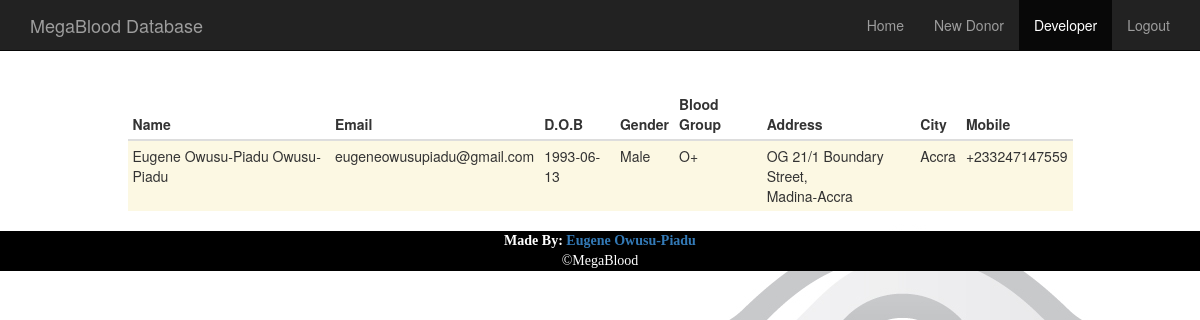
/members.php, run on the app's committed database.
### tables this page shows
CREATE TABLE IF NOT EXISTS `users` (
  `id` int NOT NULL AUTO_INCREMENT,
  `first_name` varchar(50) NOT NULL,
  `last_name` varchar(100) NOT NULL,
  `email` varchar(100) NOT NULL,
  `dob` date NOT NULL,
  `gender` varchar(10) NOT NULL,
  `b_type` varchar(10) NOT NULL,
  `address` varchar(500) NOT NULL,
  `city` varchar(100) NOT NULL,
  `mobile` varchar(13) NOT NULL,
  `created_at` timestamp NOT NULL DEFAULT CURRENT_TIMESTAMP ON UPDATE CURRENT_TIMESTAMP,
  PRIMARY KEY (`id`),
  UNIQUE KEY `email` (`email`)
);

### members.php (called while the page is built)
<?php
$i=0;
require_once 'users/php/DBConnect.php';
$db = new DBConnect();
$users = $db->getUsers();
$title="Members Area";$setMemberActive="active";$bg_background="bg-warning";
include 'layout/_header.php';
include 'layout/_top_nav.php';
?>
<?php include 'users/layout/_member_layout.php'; ?>
<?php include 'layout/_footer.php'; ?>

### users/php/DBConnect.php (called while the page is built, shortened)
<?php
class DBConnect {
    private $db = NULL;
    public function __construct() {
        $dsn = 'mysql:dbname=' . self::DB_NAME . ';host=' . self::DB_SERVER;
        try {
            $this->db = new PDO($dsn, self::DB_USER, self::DB_PASSWORD);
        } catch (PDOException $e) {
            throw new Exception('Connection failed: ' .
            $e->getMessage());
        }
        return $this->db;
    }
    public function getUsers(){
        $stmt = $this->db->prepare("SELECT * FROM users");
        $stmt->execute();
        return $stmt->fetchAll();
    }
}

### users/layout/_member_layout.php (the view)
<div class="container">
    <div class="row">
        <div class="col-md-1"></div>
        <div class="col-md-10">
            <?php if(isset($users)): $i++;?>
            <table class="table table-condensed">
                <thead>
                <th>Name</th>
                <th>Email</th>
                <th>D.O.B</th>
                <th>Gender</th>
                <th>Blood Group</th>
                <th>Address</th>
                <th>City</th>
                <th>Mobile</th>
                </thead>
                <?php foreach($users as $u): $i++;?>
                <tr class="<?php if($i%2==0){echo $bg_background;}else{echo 'bg-danger';} ?>">
                    <td><?= $u['first_name']." ".$u['last_name']; ?></td>
                    <td><?= $u['email']; ?></td>
                    <td><?= $u['dob']; ?></td>
                    <td><?= $u['gender']; ?></td>
                    <td><?= $u['b_type']; ?></td>
                    <td><?= wordwrap($u['address'], 26, '<br>'); ?></td>
                    <td><?= $u['city']; ?></td>
                    <td><?= $u['mobile']; ?></td>
                </tr>
                <?php endforeach; ?>
            </table>
            <?php endif; ?>
        </div>
        <div class="col-md-1"></div>
    </div>
</div>

### css/mystyle.css (style rules this page uses)
body { padding-top: 3.5em; background-image: url("../assets/bg_image.jpg"); }

### data on the page
users: first_name "Eugene Owusu-Piadu", last_name "Owusu-Piadu", email "eugeneowusupiadu@gmail.com", dob "1993-06-13", gender "Male", b_type "O+", address "OG 21/1 Boundary Street, Madina-Accra", city "Accra", mobile "+233247147559"
